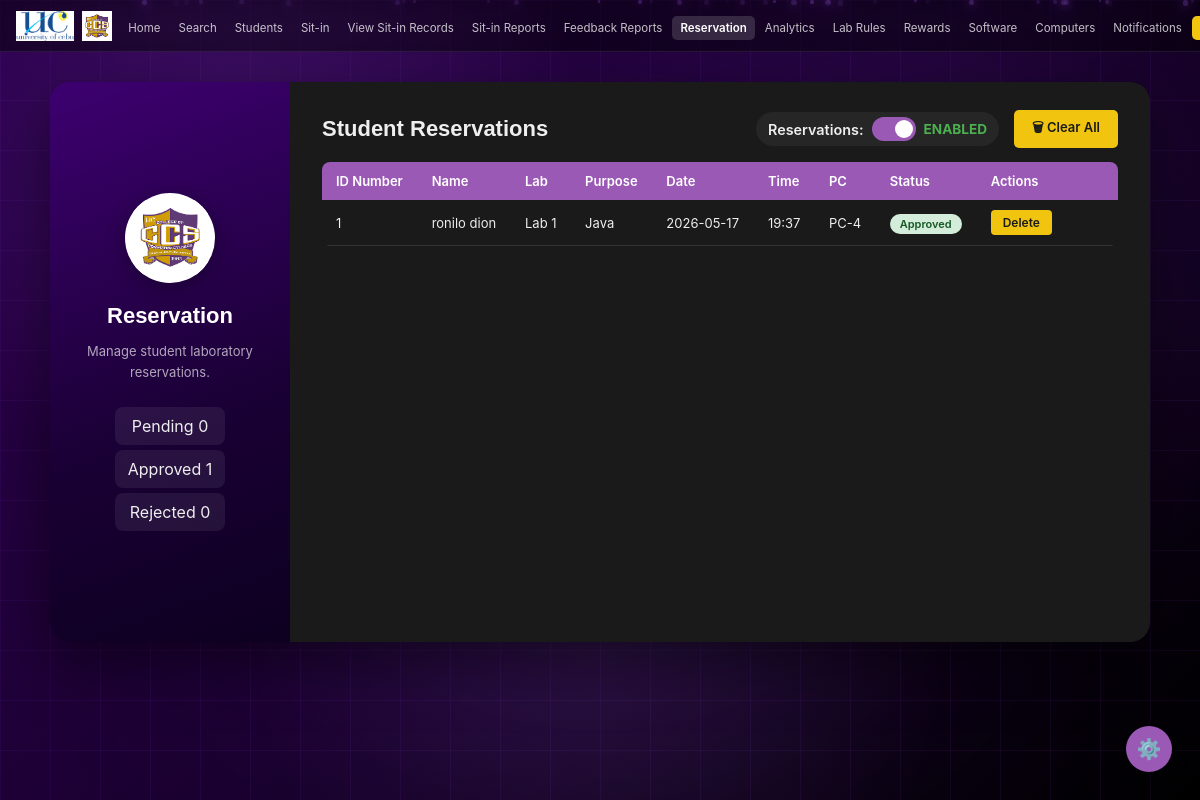
The page /admin/reservation (signed in) on the database as committed earlier.
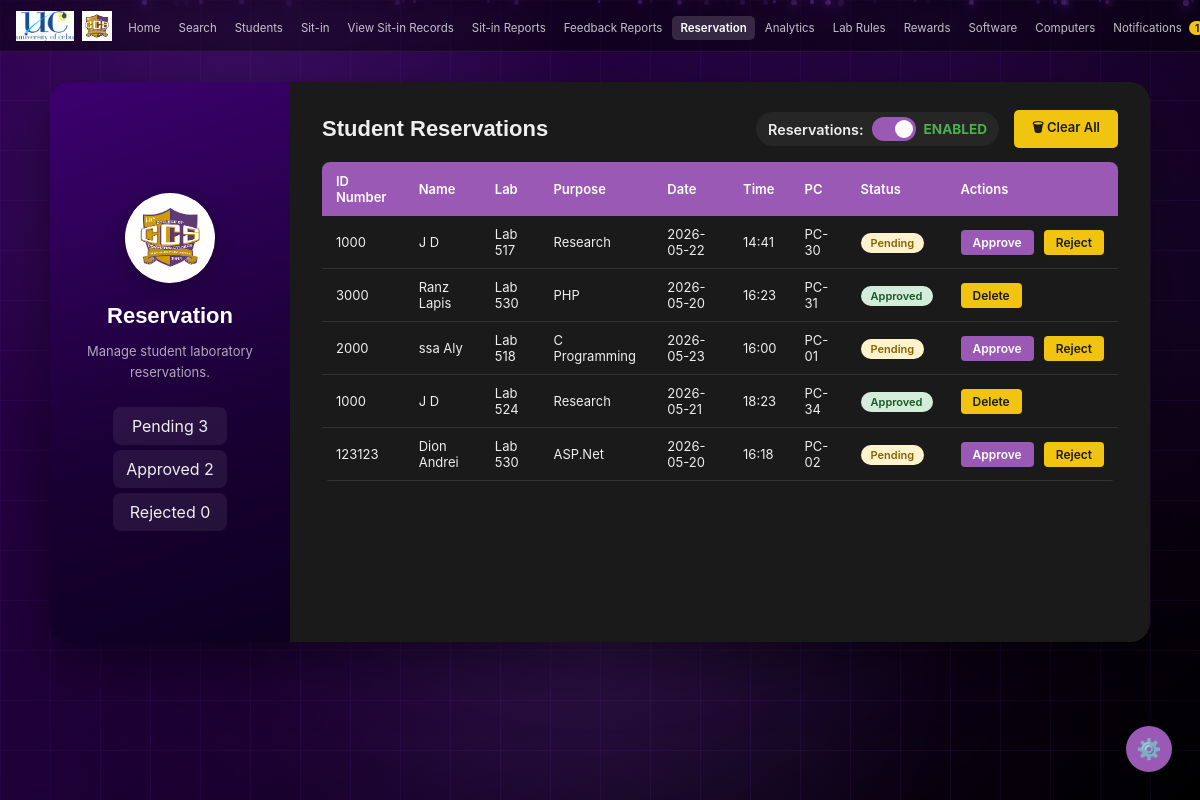
The same page on the database as committed later.
### tables this page shows
CREATE TABLE reservations (
        id INTEGER PRIMARY KEY AUTOINCREMENT,
        idnum TEXT NOT NULL,
        name TEXT NOT NULL,
        lab TEXT NOT NULL,
        purpose TEXT NOT NULL DEFAULT '',
        date TEXT NOT NULL,
        time TEXT NOT NULL,
        status TEXT NOT NULL DEFAULT 'Pending'
    , pc_id INTEGER);

CREATE TABLE computer_units (
        id INTEGER PRIMARY KEY AUTOINCREMENT,
        pc_number TEXT NOT NULL,
        lab_id INTEGER NOT NULL,
        status TEXT NOT NULL DEFAULT 'Available',
        FOREIGN KEY (lab_id) REFERENCES laboratory(id)
    );

### app.py (the view)
@app.route('/admin/reservation', methods=['GET', 'POST'])
def admin_reservation():
    if not admin_required():
        return redirect(url_for('login'))
    conn = get_db()
    reservations = conn.execute('''
        SELECT r.*, cu.pc_number
        FROM reservations r
        LEFT JOIN computer_units cu ON r.pc_id = cu.id
        ORDER BY r.id DESC
    ''').fetchall()
    status_row = conn.execute("SELECT value FROM settings WHERE key = 'reservations_enabled'").fetchone()
    reservations_enabled = (status_row['value'] == '1') if status_row else True
    conn.close()
    return render_template('admin/reservation.html', reservations=reservations, reservations_enabled=reservations_enabled)

### app.py (called while the page is built, shortened)
def get_db():
    conn = sqlite3.connect(os.path.join(BASE_DIR, 'database.db'))
    conn.row_factory = sqlite3.Row
    return conn

@app.before_request
def csrf_protect():
    if 'csrf_token' not in session:
        session['csrf_token'] = secrets.token_hex(16)
    if request.method == "POST":
        token = session.get('csrf_token', '')
        form_token = request.form.get('csrf_token', '')
        if not token or token != form_token:
            flash('Invalid request. Please try again.', 'error')
            return redirect(request.url)

@app.context_processor
def inject_unread_count():
    if 'user_id' in session and session.get('role') == 'admin':
        conn = get_db()
        count = conn.execute('''
            SELECT COUNT(*) FROM notifications
            WHERE is_read = 0 AND idnum = ?
        ''', (session['user_idnum'],)).fetchone()[0]
        conn.close()
        return dict(unread_count=count)
    return dict(unread_count=0)

def admin_required():
    return 'user_id' in session and session.get('role') == 'admin'

### templates/admin/reservation.html (shortened to what the changed rows need)
<!DOCTYPE html>
<html lang="en" data-theme="dark">
<head>
  <link rel="stylesheet" href="{{ url_for('static', filename='style.css') }}" />
  <link href="https://cdnjs.cloudflare.com/ajax/libs/toastr.js/latest/toastr.min.css" rel="stylesheet"/>
</head>
<body>
  <nav>
    <ul class="nav-links">
      <li>
        <a href="{{ url_for('admin_notifications') }}" class="{{ 'active' if request.endpoint == 'admin_notifications' else '' }}">
          Notifications
          {% if unread_count > 0 %}<span class="notification-badge">{{ unread_count }}</span>{% endif %}
        </a>
      </li>
    </ul>
  </nav>
  <main class="admin-main">
    <div class="admin-split-card">
      <div class="split-left">
        <h2 class="split-title">Reservation</h2>
        <div class="student-info-box" style="margin-top:20px;">
          <div class="info-row">
            <span class="info-lbl">Pending</span>
            <span class="info-val">{{ reservations | selectattr('status', 'equalto', 'Pending') | list | length }}</span>
          </div>
          <div class="info-row">
            <span class="info-lbl">Approved</span>
            <span class="info-val">{{ reservations | selectattr('status', 'equalto', 'Approved') | list | length }}</span>
          </div>
        </div>
      </div>
      <div class="split-right">
        <div style="display:flex; justify-content:space-between; align-items:center; margin-bottom:14px;">
          <h2 class="form-title" style="margin-bottom:0;">Student Reservations</h2>
        </div>
        <div class="table-wrap">
          <table class="admin-table">
            <thead>
              <tr>
                <th>ID Number</th>
                <th>Name</th>
                <th>Lab</th>
                <th>Purpose</th>
                <th>Date</th>
                <th>Time</th>
                <th>PC</th>
                <th>Status</th>
                <th style="min-width:140px;">Actions</th>
              </tr>
            </thead>
            <tbody>
              {% for r in reservations %}
              <tr>
                <td>{{ r['idnum'] }}</td>
                <td>{{ r['name'] }}</td>
                <td>{{ r['lab'] }}</td>
                <td>{{ r['purpose'] }}</td>
                <td>{{ r['date'] }}</td>
                <td>{{ r['time'] }}</td>
                <td>{{ r['pc_number'] if r['pc_number'] else '—' }}</td>
                <td>
                  {% if r['status'] == 'Pending' %}
                    <span class="badge badge-pending">Pending</span>
                  {% elif r['status'] == 'Approved' %}
                    <span class="badge badge-active">Approved</span>
                  {% elif r['status'] == 'Cancelled' %}
                    <span class="badge" style="background:#6b7280;color:#fff;padding:2px 8px;border-radius:12px;font-size:11px;font-weight:600;">Cancelled</span>
                  {% else %}
                    <span class="badge badge-done">Rejected</span>
                  {% endif %}
                </td>
                <td>
                  <div style="display:flex; flex-direction:row; gap:6px; align-items:center; flex-wrap:nowrap;">
                  {% if r['status'] == 'Pending' %}
                    <a href="{{ url_for('approve_reservation', reservation_id=r['id']) }}"
                       class="btn-edit"
                       onclick="return confirm('Approve this reservation?')">Approve</a>
                    <a href="{{ url_for('reject_reservation', reservation_id=r['id']) }}"
                       class="btn-delete"
                       onclick="return confirm('Reject this reservation?')">Reject</a>
                  {% else %}
                    <a href="{{ url_for('delete_reservation', reservation_id=r['id']) }}"
                       class="btn-delete"
                       onclick="return confirm('Delete this reservation?')">Delete</a>
                  {% endif %}
                  </div>
                </td>
              </tr>
              {% else %}
              <tr><td colspan="9" class="no-data">No reservations yet.</td></tr>
              {% endfor %}
            </tbody>
          </table>
        </div>
      </div>
    </div>
  </main>
</body>
</html>

Rows that differ between the two databases and show on the page:
removed reservations: idnum "1", name "ronilo dion", lab "Lab 1", purpose "Java", date "2026-05-17", time "19:37", pc_number "PC-4", status "Approved"
added reservations: idnum "1000", name "J D", lab "Lab 517", purpose "Research", date "2026-05-22", time "14:41", pc_number "PC-30", status "Pending"
added reservations: idnum "3000", name "Ranz Lapis", lab "Lab 530", purpose "PHP", date "2026-05-20", time "16:23", pc_number "PC-31", status "Approved"
added reservations: idnum "2000", name "ssa Aly", lab "Lab 518", purpose "C Programming", date "2026-05-23", time "16:00", pc_number "PC-01", status "Pending"
added reservations: idnum "1000", name "J D", lab "Lab 524", purpose "Research", date "2026-05-21", time "18:23", pc_number "PC-34", status "Approved"
added reservations: idnum "123123", name "Dion Andrei", lab "Lab 530", purpose "ASP.Net", date "2026-05-20", time "16:18", pc_number "PC-02", status "Pending"
Other text that changed with them:
{{ unread_count }}: (not shown) → "1"
text no longer shown: "0 1"
text now shown: "3 2"
